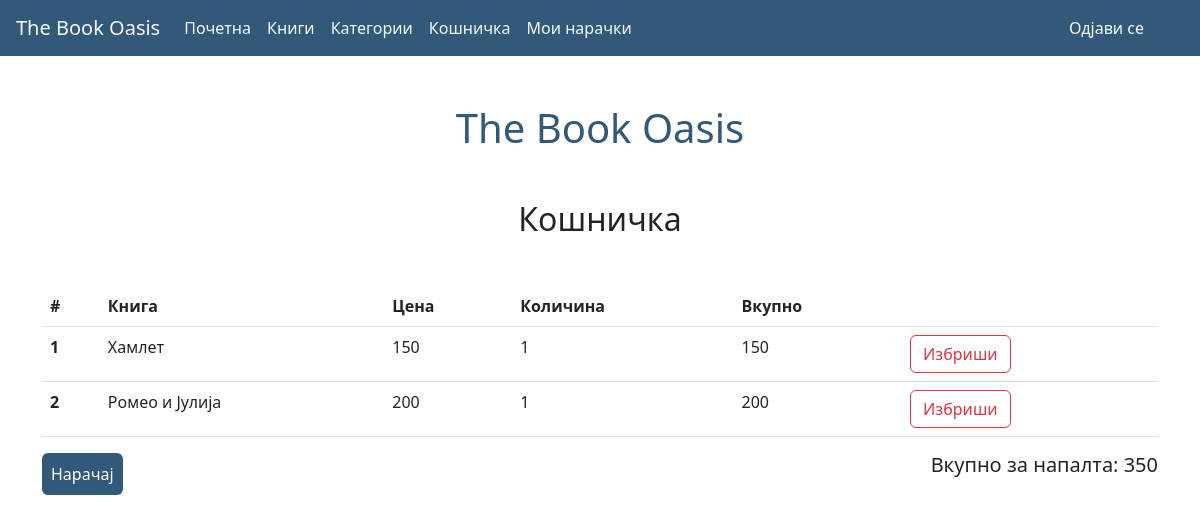
The app's page /cart/ (signed in) with its own data.
### TheBookOasis/models.py (models this page shows, shortened)
class ShoppingCartItem(models.Model):
    book = models.ForeignKey(Book, on_delete=models.CASCADE)
    shoppingCart = models.ForeignKey(ShoppingCart, on_delete=models.CASCADE)
    quantity = models.IntegerField()
    def subtotal(self):
        return self.book.price * self.quantity

class Book(models.Model):
    name = models.CharField(max_length=255)
    author = models.ForeignKey(Author, on_delete=models.CASCADE)
    category = models.ForeignKey(Category, on_delete=models.CASCADE)
    details = models.TextField()
    photo = models.ImageField(upload_to="data/")
    price = models.IntegerField()
    quantity = models.IntegerField()

### TheBookOasis/views.py (the view)
# urls.py: path('cart/',cart,name="cart"),
def cart(request):
    if request.user.is_authenticated:
        shoppingCart = getSCUser(request)
        items = ShoppingCartItem.objects.all().filter(shoppingCart=shoppingCart)
        total = sum([item.subtotal() for item in items])
        return render(request, 'cart.html', {
            'shoppingCart': shoppingCart,
            'items': items,
            'total': total
        })
    return redirect('/login/')

### TheBookOasis/views.py (called while the page is built)
def getSCUser(request):
    return ShoppingCart.objects.all().filter(user=request.user).first()

### templates/cart.html (shortened to what this page needs)
{% extends 'nav.html' %}
{% block content %}
<div class="container mt-5 mb-5">
    <h1 class="text-center" style="color: #32597A">The Book Oasis</h1>
</div>
<h2 class="mt-5 mb-5 text-center">Кошничка</h2>
    <div class="container">
<table class="table">
  <thead>
    <tr>
      <th scope="col">#</th>
      <th scope="col">Книга</th>
      <th scope="col">Цена</th>
      <th scope="col">Количина</th>
        <th scope="col">Вкупно</th>
                <th scope="col"></th>
    </tr>
  </thead>
  <tbody>
  {% for item in items %}
 {% with forloop.counter as row_number %}
    <tr>
      <th scope="row">{{ row_number }}</th>
      <td>{{  item.book.name}}</td>
      <td>{{item.book.price}}</td>
      <td>{{  item.quantity}}</td>
        <td>{{ item.subtotal}}</td>
            <td>
                <form action="{% url 'deleteFromCart' item.id %}" method="post">
                    <button class="btn btn-outline-danger" type="submit">Избриши</button>
                </form>
            </td>
    </tr>
      {% endwith %}
    {% endfor %}
  </tbody>
</table>
        <div class="row">
                        {% if total != 0 %}
        <div class="w-25">
    <a class="btn text-white p-2" style="background-color: #32597A" href="{% url 'deliveryInfo' %}">Нарачај</a>
        </div>
                {% endif %}
    <div class="col d-flex justify-content-end">
        <h5>Вкупно за напалта: {{total}}</h5>
    </div>
</div>
    </div>
{% endblock %}

### records on screen
ShoppingCartItem: row_number "1", book.name "Хамлет", book.price "150", quantity "1", subtotal "150"
ShoppingCartItem: row_number "2", book.name "Ромео и Јулија", book.price "200", quantity "1", subtotal "200"

### other values on screen
{{ total }} "350"
